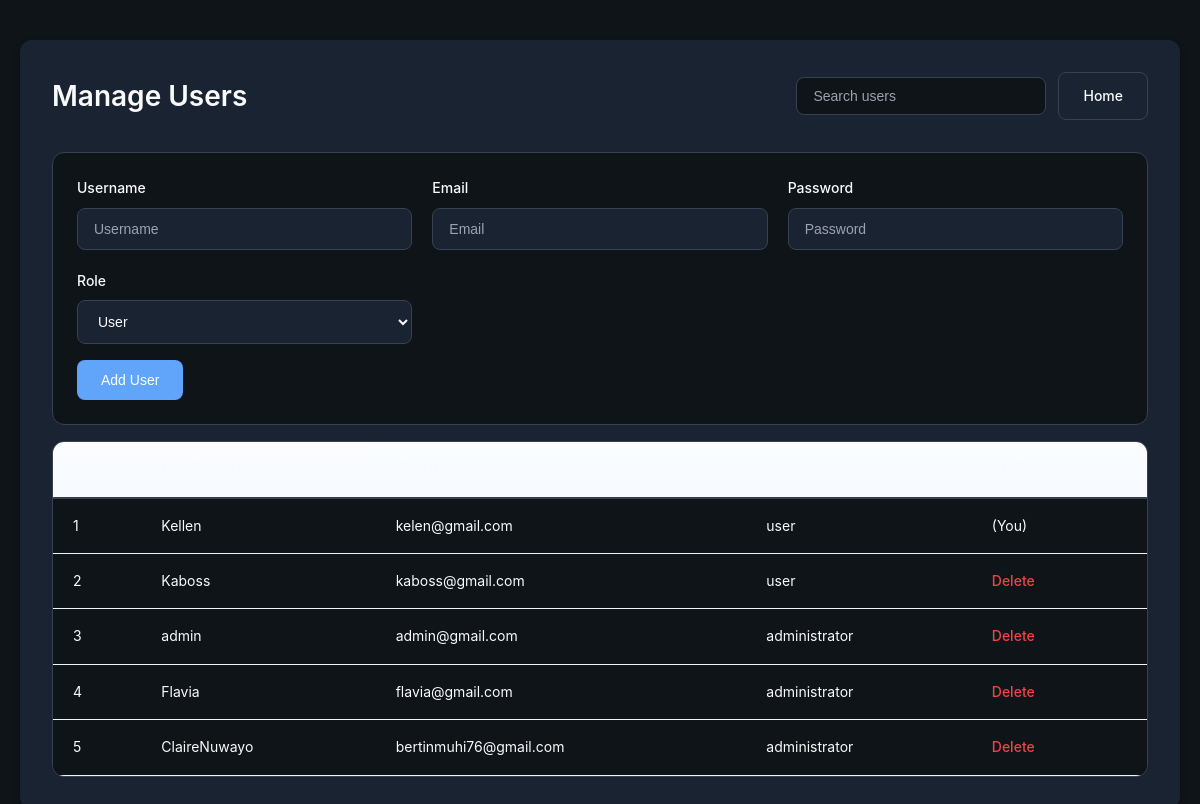
Screenshot of /users/manage_users.php (signed in) with the database file from the repository.
### tables this page shows
CREATE TABLE `users` (
  `id` int NOT NULL,
  `username` varchar(50) NOT NULL,
  `email` varchar(50) NOT NULL,
  `password` varchar(50) NOT NULL,
  `role` varchar(50) NOT NULL
);

### users/manage_users.php (the view, shortened to what this page needs)
<?php
require "../config/db.php";
?>
<?php
$stmt = $pdo->prepare("SELECT id, username, email, role FROM users");
$stmt->execute();
$users = $stmt->fetchAll(PDO::FETCH_ASSOC);
?>
<!DOCTYPE html>
<html lang="en">
<head>
    <link rel="stylesheet" href="../assets/css/main.css">
    <link rel="stylesheet" href="../assets/css/dashboard.css">
    <link rel="stylesheet" href="../assets/css/forms.css">
</head>
<body>
    <div class="container">
        <div class="panel">
            <div class="panel-header">
                <h2 class="title">Manage Users</h2>
                <div class="controls">
                    <input type="search" id="user-q" class="search" placeholder="Search users">
                    <a href="../index.php" class="btn secondary">Home</a>
                </div>
            </div>
            <div class="form-card" style="margin-bottom:16px">
                <form method="POST" class="book-form">
                    <div class="grid">
                        <div class="field">
                            <label for="username">Username</label>
                            <input id="username" name="username" type="text" placeholder="Username" required>
                        </div>
                        <div class="field">
                            <label for="email">Email</label>
                            <input id="email" name="email" type="email" placeholder="Email" required>
                        </div>
                        <div class="field">
                            <label for="password">Password</label>
                            <input id="password" name="password" type="password" placeholder="Password" required>
                        </div>
                        <div class="field">
                            <label for="role">Role</label>
                            <select id="role" name="role">
                                <option value="user">User</option>
                            </select>
                        </div>
                    </div>
                    <div class="actions" style="margin-top:8px">
                        <button type="submit" name="add" class="btn">Add User</button>
                    </div>
                </form>
            </div>
            <div class="table-wrap">
                <table>
                    <thead>
                        <tr>
                            <th>#</th>
                            <th>Username</th>
                            <th>Email</th>
                            <th>Role</th>
                            <th>Action</th>
                        </tr>
                    </thead>
                    <tbody id="users-tbody">
                        <?php foreach ($users as $i => $u): ?>
                        <tr>
                            <td><?= $i + 1 ?></td>
                            <td><?= htmlspecialchars($u['username']) ?></td>
                            <td><?= htmlspecialchars($u['email']) ?></td>
                            <td><?= htmlspecialchars($u['role']) ?></td>
                            <td>
                                <?php if ($u['id'] != $_SESSION['user_id']): ?>
                                    <a href="?delete=<?= $u['id'] ?>" onclick="return confirm('Delete this user?')" class="del">Delete</a>
                                <?php else: ?>
                                    (You)
                                <?php endif; ?>
                            </td>
                        </tr>
                        <?php endforeach; ?>
                    </tbody>
                </table>
            </div>
        </div>
    </div>
</body>
</html>

### assets/css/main.css (style rules this page uses)
body { margin:0;font-family:Segoe UI, Roboto, Arial, sans-serif;background:var(--bg);color:var(--text) }
.container { max-width:1100px;margin:0 auto;padding:20px }

### assets/css/dashboard.css (style rules this page uses)
:root { --dash-bg:#f6f9ff; --card-bg:#ffffff; --muted:#6b7280; --accent:#276bf0; --accent-2:#1e4ed8; --danger:#ef4444; }
* { box-sizing:border-box }
body { background:var(--dash-bg);font-family:Segoe UI, Roboto, Arial, sans-serif;color:#12263a }
.container { max-width:1100px;margin:28px auto;padding:20px }
.panel { background:var(--card-bg);padding:18px;border-radius:12px;box-shadow:0 10px 30px rgba(16,24,40,0.06) }
.panel-header { display:flex;align-items:center;justify-content:space-between;gap:12px;margin-bottom:12px }
.title { font-size:20px;margin:0 }
.controls { display:flex;gap:8px;align-items:center }
.search { padding:8px 12px;border-radius:8px;border:1px solid #eef3ff;background:#fbfdff }
.btn { background:linear-gradient(180deg,var(--accent),var(--accent-2));color:#fff;border:none;padding:8px 12px;border-radius:8px;cursor:pointer }
.btn.secondary { background:#fff;border:1px solid #eef3ff;color:var(--accent) }
.table-wrap { overflow-x:auto }
table { width:100%;border-collapse:collapse;font-size:14px }
th,td { padding:12px 14px;text-align:left;border-bottom:1px solid #f1f5ff }
th { background:linear-gradient(180deg,#fbfdff,#f6f9ff);color:#0f172a;font-weight:600 }

### assets/css/forms.css (style rules this page uses)
:root { --primary-bg: #0f1419; --card-bg: #1a2332; --card-hover: #1f2937; --text-primary: #f9fafb; --text-secondary: #9ca3af; --accent-blue: #60a5fa; --border-color: #374151; --success-green: #10b981; --error-red: #ef4444; }
* { margin: 0; padding: 0; box-sizing: border-box; }
body { font-family: -apple-system, BlinkMacSystemFont, 'Segoe UI', Roboto, 'Helvetica Neue', Arial, sans-serif; background: var(--primary-bg); color: var(--text-primary); line-height: 1.6; min-height: 100vh; }
.container { max-width: 1200px; margin: 0 auto; padding: 40px 20px; }
.panel { background: var(--card-bg); border-radius: 12px; padding: 32px; box-shadow: 0 4px 6px rgba(0, 0, 0, 0.3); }
.panel-header { display: flex; justify-content: space-between; align-items: center; margin-bottom: 32px; flex-wrap: wrap; gap: 16px; }
.panel-header .title { font-size: 28px; font-weight: 600; color: var(--text-primary); margin: 0; }
.panel-header .controls { display: flex; gap: 12px; align-items: center; }
.search { padding: 10px 16px; background: var(--primary-bg); border: 1px solid var(--border-color); border-radius: 8px; color: var(--text-primary); font-size: 14px; width: 250px; transition: all 0.3s ease; }
.search::placeholder { color: var(--text-secondary); }
.form-card { background: var(--primary-bg); border-radius: 12px; padding: 24px; margin-bottom: 24px; border: 1px solid var(--border-color); }
.grid { display: grid; grid-template-columns: repeat(auto-fit, minmax(250px, 1fr)); gap: 20px; margin-bottom: 16px; }
.field { display: flex; flex-direction: column; gap: 8px; }
.field label { font-size: 14px; font-weight: 500; color: var(--text-primary); }
.field input, .field select { padding: 12px 16px; background: var(--card-bg); border: 1px solid var(--border-color); border-radius: 8px; color: var(--text-primary); font-size: 14px; transition: all 0.3s ease; }
.field input::placeholder { color: var(--text-secondary); }
.btn { padding: 12px 24px; background: var(--accent-blue); color: white; border: none; border-radius: 8px; font-size: 14px; font-weight: 500; cursor: pointer; transition: all 0.3s ease; text-decoration: none; display: inline-block; }
.btn.secondary { background: transparent; border: 1px solid var(--border-color); color: var(--text-primary); }
.actions { display: flex; gap: 12px; justify-content: flex-start; margin-top: 16px; }
.table-wrap { overflow-x: auto; border-radius: 12px; border: 1px solid var(--border-color); }
table { width: 100%; border-collapse: collapse; background: var(--primary-bg); }
thead { background: var(--card-bg); }
thead th { padding: 16px 20px; text-align: left; font-weight: 600; font-size: 14px; color: var(--text-primary); text-transform: uppercase; letter-spacing: 0.05em; border-bottom: 2px solid var(--border-color); }
tbody tr { border-bottom: 1px solid var(--border-color); transition: background 0.2s ease; }
tbody tr:last-child { border-bottom: none; }
tbody td { padding: 16px 20px; font-size: 14px; color: var(--text-primary); }
.del { color: var(--error-red); text-decoration: none; font-weight: 500; transition: all 0.2s ease; }

### rows the page displays
users: username "Kellen", email "kelen@gmail.com", role "user", shows "(You)"
users: username "Kaboss", email "kaboss@gmail.com", role "user"
users: username "admin", email "admin@gmail.com", role "administrator"
users: username "Flavia", email "flavia@gmail.com", role "administrator"
users: username "ClaireNuwayo", email "bertinmuhi76@gmail.com", role "administrator"
